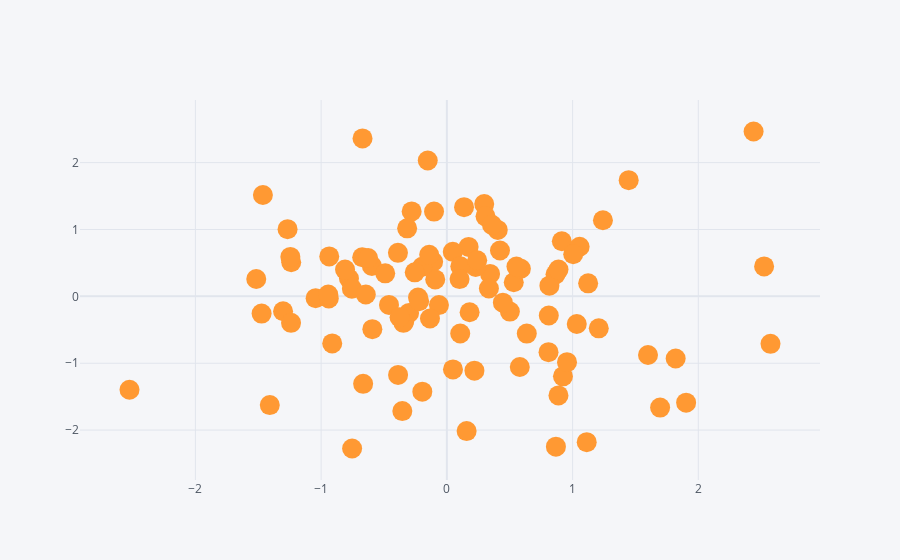

Notebook code cell kept with this figure:
### Markdown cell above
## Scatter

### Code cell
df.iplot(kind='scatter', x='A', y='B', mode='markers', size=20)
